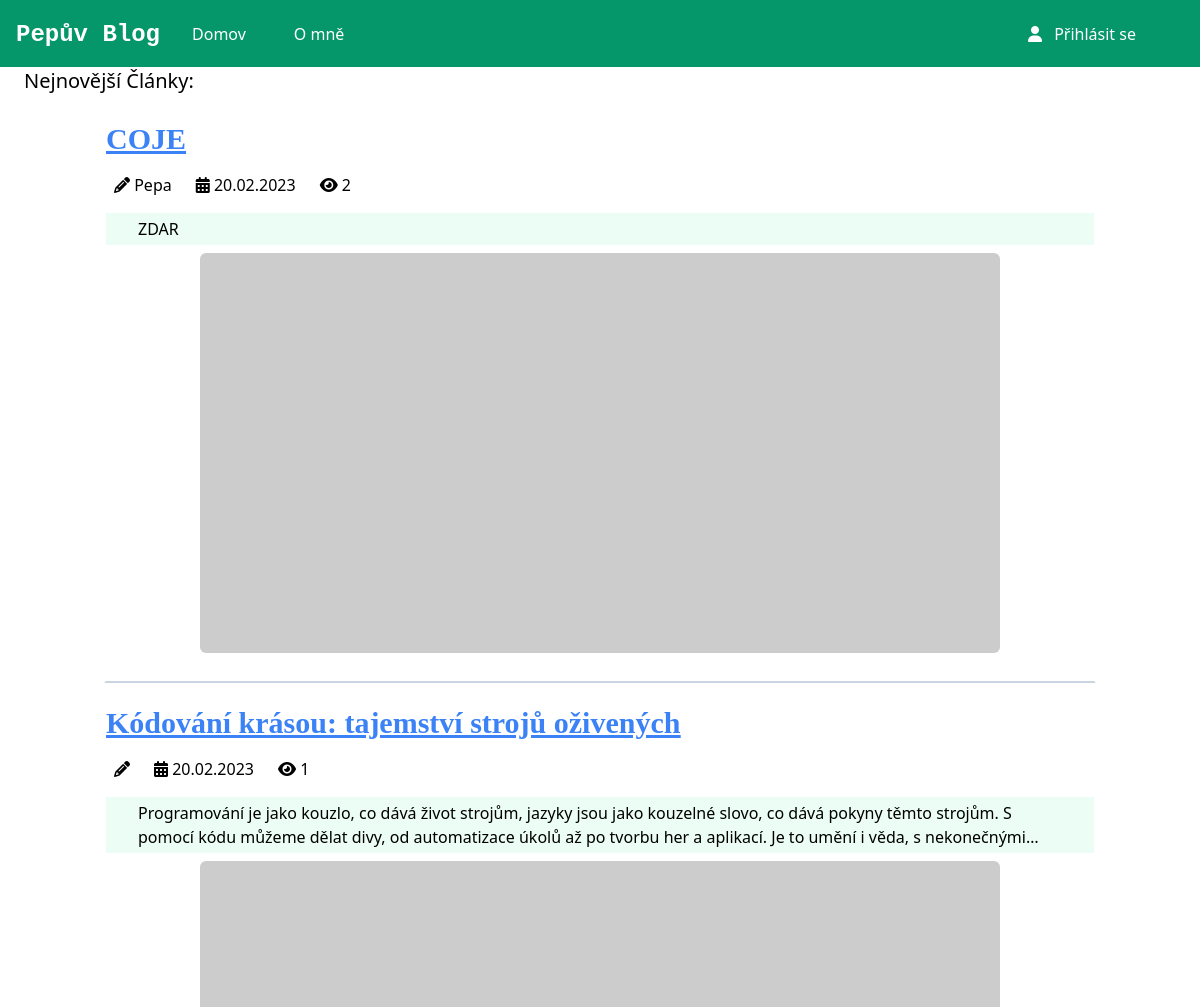
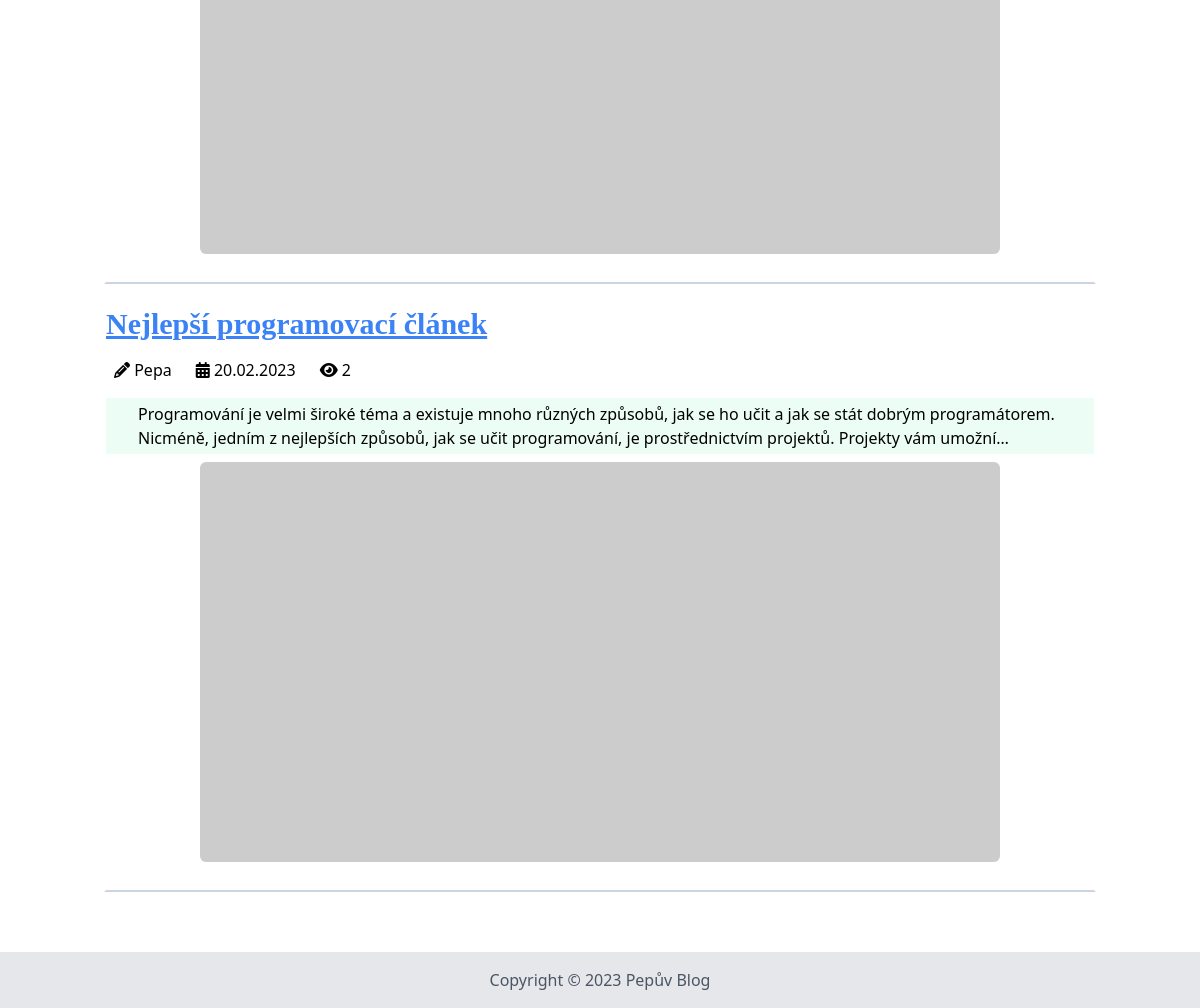
The page / on the database its author committed (2 pictures, top to bottom).
### app.py (models this page shows, shortened)
class Article(db.Model):
    id = db.Column(db.Integer, primary_key=True)
    title = db.Column(db.String, nullable=False)
    content = db.Column(db.String, nullable=False)
    author_id = db.Column(db.Integer, db.ForeignKey('user.id'), nullable=False)
    categories = db.Column(db.PickleType, default=["uncategorized"])
    likes = db.Column(db.PickleType)
    dislikes = db.Column(db.PickleType)
    date_created = db.Column(db.DateTime, default=datetime.utcnow)
    views = db.Column(db.Integer, default=0)
    thumbnail = db.Column(db.String)

class User(db.Model):
    id = db.Column(db.Integer, primary_key=True)
    login = db.Column(db.String, nullable=False)
    password = db.Column(db.String, nullable=False)
    admin = db.Column(db.Boolean, default=0)
    articles = db.relationship('Article', backref='author', lazy=True)
    is_active = db.Column(db.Boolean, default=True)
    is_authenticated = db.Column(db.Boolean)
    def is_authenticated(self):
        return self.is_authenticated
    def is_active(self):
        return self.is_active

### app.py (the view)
@app.route("/")
def index():
    articles = Article.query.order_by(desc(Article.id)).all()
    return render_template("index.html",articles=articles)

### templates/index.html (shortened to what this page needs)
{% extends 'base.html' %}
{% block body %}
<h2 class="text-xl font-medium mb-2">Nejnovější Články:</h3>
	<div class="container mx-auto p-4">
		{% for article in articles %}
		<div class="mb-5 pb-5 border-2 border-white border-b-slate-300">
			<h2 class="text-3xl font-bold text-blue-500 underline font-serif"><a
					href="{{ url_for('article',id=article.id) }}">{{article.title}}</a></h2>
					<div class="flex gap-6 my-4 px-2">
			<p class=""><i class="fa-solid fa-pencil"></i> {{article.author.login}}</p>
			<p class=""><i class="fa-solid fa-calendar-days"></i> {{article.date_created.strftime('%d.%m.%Y')}}</p>
			<p class=""><i class="fa-solid fa-eye"></i> {{article.views}}</p>
		</div>
			<div class="px-8 py-1 bg-emerald-50 article-content">{{article.content|safe}}</div>
			{% if article.thumbnail==None %}
			<img src="https://picsum.photos/800/400" alt="{{article.title}}" class="m-auto rounded-md my-2">
			{% else %}
			<img src="{{article.thumbnail}}" alt="{{article.title}}" class="m-auto">
			{%endif%}
		</div>
		{% endfor %}
	</div>
	{% endblock %}

### templates/index.html (style rules this page uses)
div.article-content { display: -webkit-box; -webkit-line-clamp: 2; -webkit-box-orient: vertical; overflow: hidden; text-overflow: ellipsis; }

### rows shown on the page
Article: title "COJE", author.login "Pepa", date_created "20.02.2023", views "2", content "ZDAR"
Article: title "Kódování krásou: tajemství strojů oživených", date_created "20.02.2023", views "1", content "Programování je jako kouzlo, co dává život strojům, jazyky jsou jako kouzelné slovo, co dává pokyny těmto strojům. S pomocí kódu můžeme dělat divy, od automatizace úkolů až po tvorbu her a aplikací. Je to umění i věda, s…"
Article: title "Nejlepší programovací článek", author.login "Pepa", date_created "20.02.2023", views "2", content "Programování je velmi široké téma a existuje mnoho různých způsobů, jak se ho učit a jak se stát dobrým programátorem. Nicméně, jedním z nejlepších způsobů, jak se učit programování, je prostřednictvím projektů. Projekty vám…"
